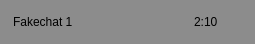
<?xml version="1.0" encoding="UTF-8"?>
<ui version="4.0">
 <class>sessionLabel</class>
 <widget class="QWidget" name="sessionLabel">
  <property name="geometry">
   <rect>
    <x>0</x>
    <y>0</y>
    <width>255</width>
    <height>33</height>
   </rect>
  </property>
  <property name="windowTitle">
   <string>Form</string>
  </property>
  <property name="styleSheet">
   <string notr="true">background-color:rgb(140, 140, 140)</string>
  </property>
  <layout class="QHBoxLayout" name="horizontalLayout">
   <item>
    <widget class="QLineEdit" name="name">
     <property name="text">
      <string>Fakechat 1</string>
     </property>
     <property name="frame">
      <bool>false</bool>
     </property>
     <property name="readOnly">
      <bool>true</bool>
     </property>
    </widget>
   </item>
   <item>
    <widget class="QLabel" name="time">
     <property name="text">
      <string>2:10</string>
     </property>
    </widget>
   </item>
   <item>
    <widget class="QPushButton" name="close_button">
     <property name="minimumSize">
      <size>
       <width>20</width>
       <height>0</height>
      </size>
     </property>
     <property name="maximumSize">
      <size>
       <width>20</width>
       <height>16777215</height>
      </size>
     </property>
     <property name="styleSheet">
      <string notr="true">color:red;</string>
     </property>
     <property name="text">
      <string/>
     </property>
     <property name="icon">
      <iconset>
       <normaloff>../../../Pictures/icon-close.png</normaloff>../../../Pictures/icon-close.png</iconset>
     </property>
     <property name="flat">
      <bool>true</bool>
     </property>
    </widget>
   </item>
  </layout>
 </widget>
 <resources/>
 <connections/>
</ui>
